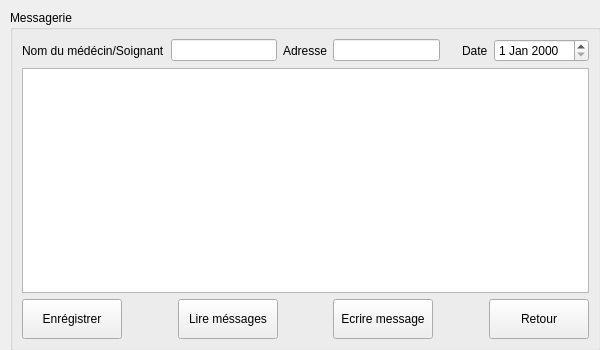
<?xml version="1.0" encoding="UTF-8"?>
<ui version="4.0">
 <class>FormMessagerie</class>
 <widget class="QWidget" name="FormMessagerie">
  <property name="geometry">
   <rect>
    <x>0</x>
    <y>0</y>
    <width>600</width>
    <height>350</height>
   </rect>
  </property>
  <property name="minimumSize">
   <size>
    <width>600</width>
    <height>350</height>
   </size>
  </property>
  <property name="maximumSize">
   <size>
    <width>600</width>
    <height>350</height>
   </size>
  </property>
  <property name="windowTitle">
   <string>Form</string>
  </property>
  <widget class="QGroupBox" name="groupBox">
   <property name="geometry">
    <rect>
     <x>10</x>
     <y>10</y>
     <width>591</width>
     <height>341</height>
    </rect>
   </property>
   <property name="title">
    <string>Messagerie</string>
   </property>
   <layout class="QVBoxLayout" name="verticalLayout_2">
    <item>
     <layout class="QVBoxLayout" name="verticalLayout">
      <item>
       <layout class="QHBoxLayout" name="horizontalLayout_4">
        <item>
         <layout class="QHBoxLayout" name="horizontalLayout_3">
          <item>
           <layout class="QHBoxLayout" name="horizontalLayout">
            <item>
             <widget class="QLabel" name="nomMedLab">
              <property name="text">
               <string>Nom du médécin/Soignant</string>
              </property>
             </widget>
            </item>
            <item>
             <widget class="QLineEdit" name="nomMedValue"/>
            </item>
           </layout>
          </item>
          <item>
           <widget class="QLabel" name="adresseMedLabe">
            <property name="text">
             <string>Adresse</string>
            </property>
           </widget>
          </item>
          <item>
           <widget class="QLineEdit" name="adressMedValue"/>
          </item>
          <item>
           <spacer name="horizontalSpacer">
            <property name="orientation">
             <enum>Qt::Horizontal</enum>
            </property>
            <property name="sizeHint" stdset="0">
             <size>
              <width>18</width>
              <height>20</height>
             </size>
            </property>
           </spacer>
          </item>
          <item>
           <layout class="QHBoxLayout" name="horizontalLayout_2">
            <item>
             <widget class="QLabel" name="dateLab">
              <property name="text">
               <string>Date</string>
              </property>
             </widget>
            </item>
            <item>
             <widget class="QDateEdit" name="dateValue"/>
            </item>
           </layout>
          </item>
         </layout>
        </item>
       </layout>
      </item>
      <item>
       <widget class="QTextEdit" name="messageValue"/>
      </item>
      <item>
       <layout class="QHBoxLayout" name="horizontalLayout_5">
        <item>
         <widget class="QPushButton" name="B_save_message">
          <property name="minimumSize">
           <size>
            <width>100</width>
            <height>40</height>
           </size>
          </property>
          <property name="maximumSize">
           <size>
            <width>100</width>
            <height>40</height>
           </size>
          </property>
          <property name="text">
           <string>Enrégistrer</string>
          </property>
         </widget>
        </item>
        <item>
         <spacer name="horizontalSpacer_2">
          <property name="orientation">
           <enum>Qt::Horizontal</enum>
          </property>
          <property name="sizeHint" stdset="0">
           <size>
            <width>28</width>
            <height>20</height>
           </size>
          </property>
         </spacer>
        </item>
        <item>
         <widget class="QPushButton" name="B_read_message">
          <property name="minimumSize">
           <size>
            <width>100</width>
            <height>40</height>
           </size>
          </property>
          <property name="maximumSize">
           <size>
            <width>100</width>
            <height>40</height>
           </size>
          </property>
          <property name="text">
           <string>Lire méssages</string>
          </property>
         </widget>
        </item>
        <item>
         <spacer name="horizontalSpacer_4">
          <property name="orientation">
           <enum>Qt::Horizontal</enum>
          </property>
          <property name="sizeHint" stdset="0">
           <size>
            <width>40</width>
            <height>20</height>
           </size>
          </property>
         </spacer>
        </item>
        <item>
         <widget class="QPushButton" name="B_write_message">
          <property name="minimumSize">
           <size>
            <width>100</width>
            <height>40</height>
           </size>
          </property>
          <property name="maximumSize">
           <size>
            <width>100</width>
            <height>40</height>
           </size>
          </property>
          <property name="text">
           <string>Ecrire message</string>
          </property>
         </widget>
        </item>
        <item>
         <spacer name="horizontalSpacer_3">
          <property name="orientation">
           <enum>Qt::Horizontal</enum>
          </property>
          <property name="sizeHint" stdset="0">
           <size>
            <width>28</width>
            <height>20</height>
           </size>
          </property>
         </spacer>
        </item>
        <item>
         <widget class="QPushButton" name="B_retour_menu_principal">
          <property name="minimumSize">
           <size>
            <width>100</width>
            <height>40</height>
           </size>
          </property>
          <property name="maximumSize">
           <size>
            <width>100</width>
            <height>40</height>
           </size>
          </property>
          <property name="text">
           <string>Retour</string>
          </property>
         </widget>
        </item>
       </layout>
      </item>
     </layout>
    </item>
   </layout>
  </widget>
 </widget>
 <resources/>
 <connections/>
</ui>
